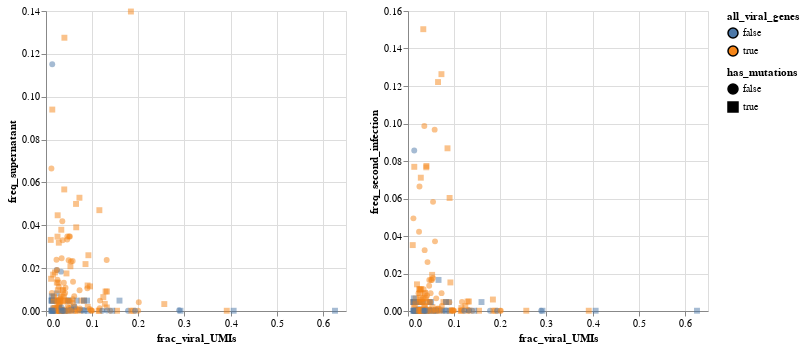

Notebook code cell kept with this figure:
### Markdown cell above
## Plot correlation of viral progeny and transcription

### Code cell
freq_cols = [f"freq_{condition}" for condition in ["supernatant", "second_infection"]]

cell_selector = alt.selection_single(on='mouseover', empty='none')

all_viral_genes_selector = alt.selection_single(
    fields=["all_viral_genes"],
    bind=alt.binding_select(
        name="has all viral genes",
        options=[None, True, False],
        labels=["all", "true", "false"],
    ),
)

mutated_selector = alt.selection_single(
    fields=["has_mutations"],
    bind=alt.binding_select(
        name="has mutations",
        options=[None, True, False],
        labels=["all", "true", "false"],
    ),
)

viral_tag_selector = alt.selection_single(
    fields=["infecting_viral_tag"],
    bind=alt.binding_select(
        name="viral tag",
        options=[None, *barcoded_infected_cells["infecting_viral_tag"].unique().tolist()],
        labels=["all", *barcoded_infected_cells["infecting_viral_tag"].unique().tolist()]),
)

charts = []
for freq_col in freq_cols:
    charts.append(
        alt.Chart(barcoded_infected_cells)
        .encode(
            x=alt.X("frac_viral_UMIs"),
            y=alt.Y(freq_col),
            tooltip=["cell_barcode", alt.Tooltip("frac_viral_UMIs", format='.2g'),
                     "total_UMIs", "missing_viral_genes", "mutated_genes", "infecting_viral_tag",
                     *[alt.Tooltip(c, format='.2g') for c in freq_cols],
                     "viral_mutations",
               #      *[alt.Tooltip(f"{c}_{gene}", format=".2g") for c in freq_cols for gene in barcoded_genes],
               #      *[alt.Tooltip(c, format=".2g") for c in barcoded_infected_cells.columns
               #        if c.startswith("frac_UMIs_flu")]
                    ],
            color=alt.Color("all_viral_genes"),
            shape=alt.Shape("has_mutations"),
            strokeWidth=alt.condition(cell_selector, alt.value(2), alt.value(0)),
            opacity=alt.condition(
                cell_selector,
                alt.value(1),
                alt.value(0.5),
            ),
            size=alt.condition(cell_selector, alt.value(60), alt.value(35)),
        )
        .mark_point(filled=True, stroke="black")
        .properties(width=300, height=300)
    )

chart = (
    alt.hconcat(*charts)
    .add_selection(
        cell_selector,
        all_viral_genes_selector,
        viral_tag_selector,
        mutated_selector,
    )
    .transform_filter(all_viral_genes_selector)
    .transform_filter(viral_tag_selector)
    .transform_filter(mutated_selector)
)

display(chart)

chart.save("interactive_chart.html")

### Figure 1 — Vega-Lite specification as saved in the notebook (floating-point values rounded to 4 significant figures; data arrays with more than 128 entries replaced by an {"elided": "..."} marker saying what was removed)
{"config": {"view": {"continuousWidth": 400, "continuousHeight": 300}}, "hconcat": [{"mark": {"type": "point", "filled": true, "stroke": "black"}, "encoding": {"color": {"type": "nominal", "field": "all_viral_genes"}, "opacity": {"condition": {"value": 1, "selection": "selector001"}, "value": 0.5}, "shape": {"type": "nominal", "field": "has_mutations"}, "size": {"condition": {"value": 60, "selection": "selector001"}, "value": 35}, "strokeWidth": {"condition": {"value": 2, "selection": "selector001"}, "value": 0}, "tooltip": [{"type": "nominal", "field": "cell_barcode"}, {"type": "quantitative", "field": "frac_viral_UMIs", "format": ".2g"}, {"type": "quantitative", "field": "total_UMIs"}, {"type": "nominal", "field": "missing_viral_genes"}, {"type": "nominal", "field": "mutated_genes"}, {"type": "nominal", "field": "infecting_viral_tag"}, {"type": "quantitative", "field": "freq_supernatant", "format": ".2g"}, {"type": "quantitative", "field": "freq_second_infection", "format": ".2g"}, {"type": "nominal", "field": "viral_mutations"}], "x": {"type": "quantitative", "field": "frac_viral_UMIs"}, "y": {"type": "quantitative", "field": "freq_supernatant"}}, "height": 300, "selection": {"selector001": {"type": "single", "on": "mouseover", "empty": "none"}, "selector002": {"type": "single", "fields": ["all_viral_genes"], "bind": {"input": "select", "options": [null, true, false], "labels": ["all", "true", "false"], "name": "has all viral genes"}}, "selector004": {"type": "single", "fields": ["infecting_viral_tag"], "bind": {"input": "select", "options": [null, "wt", "syn"], "labels": ["all", "wt", "syn"], "name": "viral tag"}}, "selector003": {"type": "single", "fields": ["has_mutations"], "bind": {"input": "select", "options": [null, true, false], "labels": ["all", "true", "false"], "name": "has mutations"}}}, "width": 300}, {"mark": {"type": "point", "filled": true, "stroke": "black"}, "encoding": {"color": {"type": "nominal", "field": "all_viral_genes"}, "opacity": {"condition": {"value": 1, "selection": "selector001"}, "value": 0.5}, "shape": {"type": "nominal", "field": "has_mutations"}, "size": {"condition": {"value": 60, "selection": "selector001"}, "value": 35}, "strokeWidth": {"condition": {"value": 2, "selection": "selector001"}, "value": 0}, "tooltip": [{"type": "nominal", "field": "cell_barcode"}, {"type": "quantitative", "field": "frac_viral_UMIs", "format": ".2g"}, {"type": "quantitative", "field": "total_UMIs"}, {"type": "nominal", "field": "missing_viral_genes"}, {"type": "nominal", "field": "mutated_genes"}, {"type": "nominal", "field": "infecting_viral_tag"}, {"type": "quantitative", "field": "freq_supernatant", "format": ".2g"}, {"type": "quantitative", "field": "freq_second_infection", "format": ".2g"}, {"type": "nominal", "field": "viral_mutations"}], "x": {"type": "quantitative", "field": "frac_viral_UMIs"}, "y": {"type": "quantitative", "field": "freq_second_infection"}}, "height": 300, "selection": {"selector001": {"type": "single", "on": "mouseover", "empty": "none"}, "selector002": {"type": "single", "fields": ["all_viral_genes"], "bind": {"input": "select", "options": [null, true, false], "labels": ["all", "true", "false"], "name": "has all viral genes"}}, "selector004": {"type": "single", "fields": ["infecting_viral_tag"], "bind": {"input": "select", "options": [null, "wt", "syn"], "labels": ["all", "wt", "syn"], "name": "viral tag"}}, "selector003": {"type": "single", "fields": ["has_mutations"], "bind": {"input": "select", "options": [null, true, false], "labels": ["all", "true", "false"], "name": "has mutations"}}}, "width": 300}], "data": {"name": "data-fbb27c8a8379022b0d3ea74267dda456"}, "transform": [{"filter": {"selection": "selector002"}}, {"filter": {"selection": "selector004"}}, {"filter": {"selection": "selector003"}}], "$schema": "https://vega.github.io/schema/vega-lite/v4.8.1.json", "datasets": {"data-fbb27c8a8379022b0d3ea74267dda456": {"elided": "186 records"}}}
